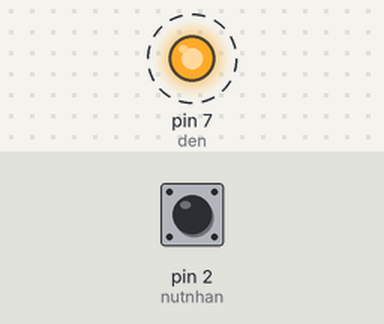
This sketch was run on a simulated Arduino Uno, built with avr-gcc and run on an emulated ATmega328P. Shown: output pins drawn as LEDs (lit = HIGH). Dashed ring = blinking. The test bench sets the inputs (shaded band); at power-on: pin 2 (nutnhan) HIGH. What the sketch prints to the serial monitor is not drawn.

Above: at 3.8 s.
3.9 s: pin 2 (nutnhan) pulled LOW for 1.8 s
Timing chart, 0 to 13.4 s (numbered marks = the images above; inputs shaded):
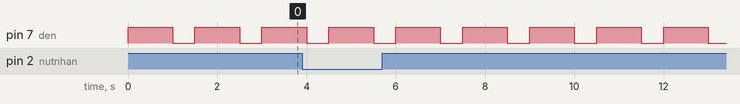

The sketch:

test2.ino
```cpp
/*
 * Board.........0.....1.....2.....3.....4.....5
 * Uno, Ethernet 2.....3
 * Mega2560      2.....3.....21.....20....19....18
 * Leonardo      3.....2.....0.....1.....7
 *
 * Cú pháp: attachInterrupt(interrupt, ISR, mode);
 * Các mode:
 * - LOW: thấp
 * - HIGH: cao
 * - RISING: thấp sang cao
 * - FALLING: cao sang thấp
 *
 * LƯU Ý: Trong ISR không dùng được delay hoặc millis. Hàm ngắt phải ngắn nhất có thể,
 * nếu delay bên trong một ISR sẽ gây ra gián đoạn trong ISR đó và các ngắt khác (mức ưu tiên thấp hơn)
 * sẽ không được thực thi nữa cho đến khi hết thời gian delay.
 *
 */

int den = 7;
int nutnhan = 2; int gtnutnhan;

int dem = 0;

void thuchien_dem()
{
  Serial.println("Thực hiện ngắt");
  dem++;
}

void setup()
{
  Serial.begin(9600);

  pinMode(den, OUTPUT);
  pinMode(nutnhan, INPUT_PULLUP);
  attachInterrupt(0, thuchien_dem, FALLING);
}

void loop()
{
  gtnutnhan = digitalRead(nutnhan);
  Serial.print("Nút nhấn: "); Serial.print(gtnutnhan);
  Serial.print("    "); Serial.print("Đếm: "); Serial.println(dem);

  digitalWrite(den, HIGH);
  delay(1000);
  digitalWrite(den, LOW);
  delay(500);
}
```

Measured:
- by itself, pin 7 (den): alternates HIGH for 1.0 s and LOW for 0.50 s
